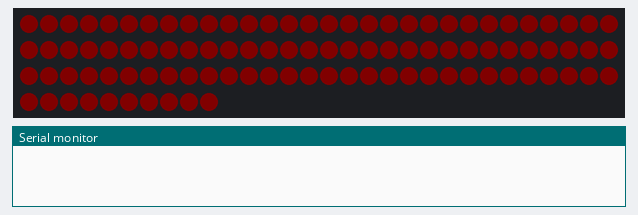
Bench run of a program on a simulated ESP32. Shown: 100 RGB LEDs in strip order, left to right, continuing on the next row, the last lines printed to the serial monitor. Dim RGB values are drawn brighter than linear.

Above: at 0.82 s.
At 10.9 s:
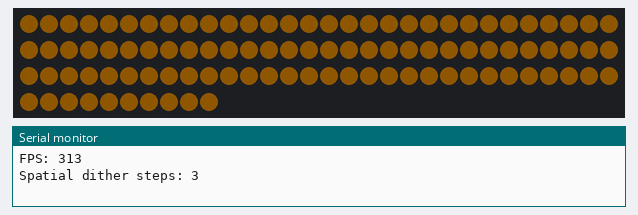
At 16.34 s:
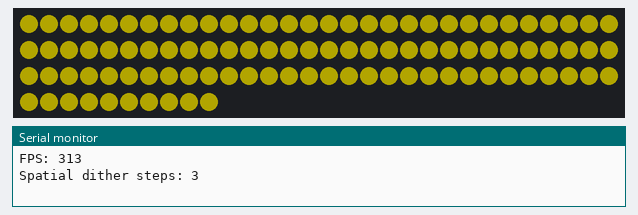
At 20.06 s:
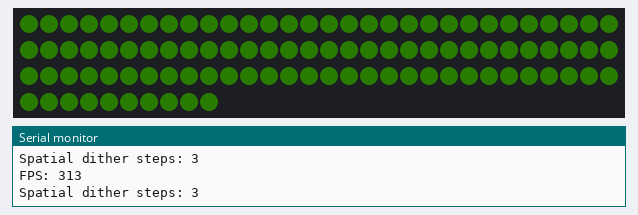
At 34.71 s:
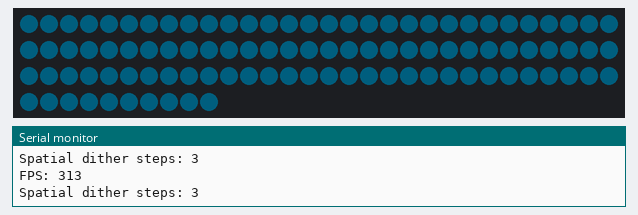
At 39.45 s:
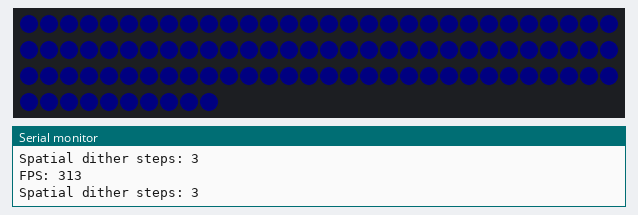

The program:

main.cpp
```cpp
#include <Arduino.h>
#include <FastLED.h>

//// 4-wire LEDs
// #define NUM_LEDS 60
// #define LED_TYPE APA102
// #define DATA_PIN 23
// #define CLOCK_PIN 18
// #define COLOR_ORDER GRB

// 3-wire LEDs
#define DATA_PIN 15   // This is 13 on the board with the audio peripheral

// puck is 41, flower+leaves is about 100
#define NUM_LEDS 100
CRGB leds[NUM_LEDS];

// CONSTANTS
////////////////////////////////////////////////////////////////
// Where to start the color ramp.
// 255 shows the full brightness range of the LEDs, but nothing interesting for the
// smooth dimming problem happens above 128. You might need this to be higher if
// you're in a bright room.
const uint8_t MAX_BRIGHTNESS = 200;
// Dimming is unstable if this is not 1; bigger values are for debugging spatial dithering
const uint8_t BRIGHTNESS_STEP_SIZE = 1;
// Time from max brightness to black.  Set higher to notice more stutter.
const uint16_t DIMMING_TIME_MILLIS = 2000;
const int BRIGHTNESS_STEPS = MAX_BRIGHTNESS / BRIGHTNESS_STEP_SIZE;
const float MILLIS_PER_BRIGHTNESS_STEP = DIMMING_TIME_MILLIS / BRIGHTNESS_STEPS;
// Based on observed maximum frame rate with different numbers of LEDs
// 2 for puck (41 LEDs), 3 for flower+leaves (100 LEDs)
const int MILLIS_PER_FRAME = 3;
const int MAX_SPATIAL_DITHER_STEPS = static_cast<int>(MILLIS_PER_BRIGHTNESS_STEP / MILLIS_PER_FRAME);
// You can't have more spatial dither steps than you have LEDs.  This only matters
// at very long dimming times, when you spend a long time at each brightness step.
const int SPATIAL_DITHER_STEPS = min(MAX_SPATIAL_DITHER_STEPS, NUM_LEDS);
// Lower limit Limit on each RGB component  when it is in a color mix with other components.
// Lower than 2 gives noticeable color shift for some hues at low vals, due to discretization
// of components causes a shift in component ratios.
// 1 is an acceptable compromise between a little color shift and a lower min val, to get
// a smoother transition to black.
// Setting to 0 shows the worst color shift
const uint8_t MIN_RGB = 1;
// Temporal dithering duty cycle, as a fraction of 255.
// lower than 8 can lead to flashing artifacts when going in/out of val==0
const uint8_t MIN_TEMPORAL_DITHERING_BRIGHTNESS = 8;

// State variables referenced from inside loop()
/////////////////////////////////////////////////////
// Main state variable for dimming.  "abstract" brightness.
// hsv.v and FastLED.setBrightness() are functions of this.
// Ranges from zero to MAX_BRIGHTNESS
uint8_t gBrightness = 0;
// Spatial dithering state variable. Ranges from 1 to MAX_SPATIAL_DITHER_STEPS (incremented on first use)
uint8_t gSpatialStep = 0;
// HSV corresponding to the current gBrightness
uint8_t gSat = 255;
uint8_t gHue = 0;
uint8_t gVal = 0;
// RGB corresponding to gSat,gHue,gVal
CRGB gRGB;
// The value of gRGB before the most recent change in gBrightness.
// Spatial dithering chooses between gRGB and gRGB_prev for each LED.
CRGB gRGB_prev;

// Smallest HSV.v value to use at the current Hue+Sat.  Any smaller would cause
// collor shift, so if the brightness ramp calls for a lower value, we instead
// drop straight to black.
uint8_t gMinColorStableVal = 0;
// For storing pre-computed results of minColorStableValForHueSat
uint8_t cachedColorStableMinVals[256];

// How much to change brightness on each step.
// The time taken for each of these steps depends on DIMMING_TIME_MILLIS and MAX_BRIGHTNESS
uint8_t gDeltaBrightness = BRIGHTNESS_STEP_SIZE;

// Run during initialization, doesn't need to be fast.
uint8_t minColorStableValForHueSat(uint8_t hue, uint8_t sat) {
  uint8_t val = 255;
  CRGB rgb = CHSV(hue, sat, val);
  // If a given component is not involved in this hue (e.g. There's no red
  // in cyan), then we don't have to care when it gets too small.
  bool no_r = rgb.r == 0;
  bool no_g = rgb.g == 0;
  bool no_b = rgb.b == 0;
  // Check all values, decreasing from the max, until we get one that is
  // not acceptable.
  while (   (rgb.r >= MIN_RGB || no_r)
         && (rgb.g >= MIN_RGB || no_g)
         && (rgb.b >= MIN_RGB || no_b)
         && val > 0 )
  {
    val--;
    rgb = CHSV(hue, sat, val);
  }
  // If we fell through the loop because val got to zero, then that's fine
  // This is for hues that only use one component (e.g. hue=0 pure saturated red) or
  // hues that have equal amounts of all involved components (e.g. white or cyan).
  if (val==0) {
    return 0;
  } else {
    // We failed one of the component >MIN_RGB conditions.  The current value of val
    // is the one that failed, so the previous value is the minimal good one.
    return val+1;
  }
}

void setup() {
  // 3-wire LED strand
  FastLED.addLeds<NEOPIXEL, DATA_PIN>(leds, NUM_LEDS);
  // 4-wire LED strand
  //FastLED.addLeds<LED_TYPE, DATA_PIN, CLOCK_PIN, COLOR_ORDER>(leds, NUM_LEDS).setCorrection(TypicalLEDStrip);

  // No FPS limit
  FastLED.setMaxRefreshRate(0);

  // Pre-compute a lookup table for how dim you can make each hue
  // before you start to notice color shifting.
  for (int hue=0; hue<=255; hue++) {
    cachedColorStableMinVals[hue] = minColorStableValForHueSat(hue, gSat);
  }

  Serial.begin(38400);
}

void loop() {
  EVERY_N_MILLISECONDS(MILLIS_PER_FRAME)
  {
    // This is the inner loop, running once for each frame. For each
    // value of gBrightness, this runs SPATIAL_DITHER_STEPS times.
    // The first value of gSpatialStep for each gBrightness is 1.
    gSpatialStep = (gSpatialStep + 1) % SPATIAL_DITHER_STEPS;

    if (gSpatialStep == 0) {
      // This block runs once for every main brightness step (the "outer" loop)
      // This is where the master brightness is updated and
      // the corresponding temporal dithering and RGB is computed.

      // Update the master brightness.
      gBrightness += gDeltaBrightness;

      // Top of the brighten-dim pulse, switch from brightening to dimming
      if (gBrightness >= MAX_BRIGHTNESS) {
        gBrightness = MAX_BRIGHTNESS;
        gDeltaBrightness = -BRIGHTNESS_STEP_SIZE;
      }

      if (gBrightness == 0) {
        // Special handling upon reaching zero brightness (black), zero
        // everything to cover any linger spatial dithering.
        fill_solid(leds, NUM_LEDS, CRGB(0,0,0));

        // Pause at black, then cycle to the next hue
        FastLED.delay(1000);
        // Increment enough to get through a variety of hues in not too much time
        // Not having this be a power of 2 means you get different hues after
        // rolling over.
        gHue += 20;
        // After the pause we need to brighten again.
        gDeltaBrightness = BRIGHTNESS_STEP_SIZE;

        // Look up the minimum color-stable value for the new hue. This will
        // be the floor val for the dim.
        gMinColorStableVal = cachedColorStableMinVals[gHue];

        // For some hues with high RGB skew (high ratios of R:G, R:B, or G:B), the
        // min val is too high, and gives a noticeable jump from medium brightness
        // all the way to black. This is a limit on that effect that tolerates a bit
        // of color shift for the sake of avoiding that jump.
        gMinColorStableVal = min(gMinColorStableVal, static_cast<uint8_t>(30));

        // Uncomment if you want to see the color shift
        //gMinColorStableVal = 0;

        // Reset inner loop counter; we may have finished getting to black
        // partway through a spatial dither progression.
        gSpatialStep = 0;
      }

      // Temporal dithering brightness tracks linearly with abstract brightness,
      // but clamp it because values that are too small have too short
      // of a duty cycle even at the highest frame rate the strip can handle
      uint8_t ditheringBrightness = gBrightness;
      if (ditheringBrightness < MIN_TEMPORAL_DITHERING_BRIGHTNESS) {
        ditheringBrightness = MIN_TEMPORAL_DITHERING_BRIGHTNESS;
      }
      FastLED.setBrightness(ditheringBrightness);

      uint8_t val;
      if (gBrightness >= gMinColorStableVal) {
        // HSV Value tracks abstract brightness linearly. This results
        // in a nice gamma correction: one step of V corresponds to
        // several steps of RGB at high V, and it takes several steps
        // of V to correspond to one step of RGB at the lowest brightness.
        val = gBrightness;
      } else {
        // Avoid low but non-zero values which cause color shifts.
        val = 0;
      }

      CHSV hsv = CHSV(gHue, gSat, val);
      gRGB_prev = gRGB;
      gRGB = hsv;  // implicit hsv->rgb conversion
    } // end of per-brightness-level code

    // Spatial dithering fill
    for (int i=0; i<NUM_LEDS; i++) {
      if (i % SPATIAL_DITHER_STEPS <= gSpatialStep ) {
        leds[i] = gRGB;
      } else {
        leds[i] = gRGB_prev;
      }
    }
  } // end of per-frame code

  EVERY_N_MILLISECONDS(10000) {
    Serial.print("FPS: ");
    Serial.println(FastLED.getFPS());
    Serial.print("Spatial dither steps: "); Serial.println(SPATIAL_DITHER_STEPS);
  }

  // The call to show() must be at the top level of loop(),
  // outside any EVERY_N_MILLISECONDS block, so that temproal
  // dithering can run at max FPS
  FastLED.show();
}
```
